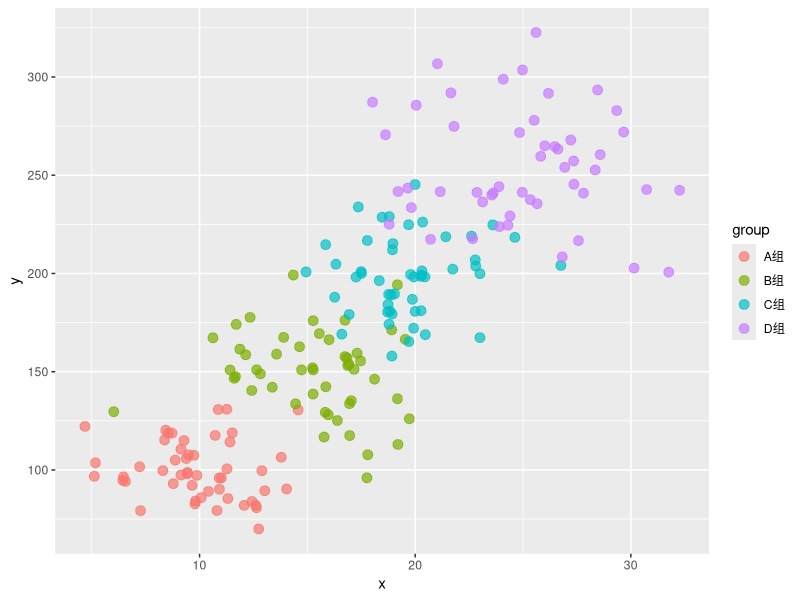
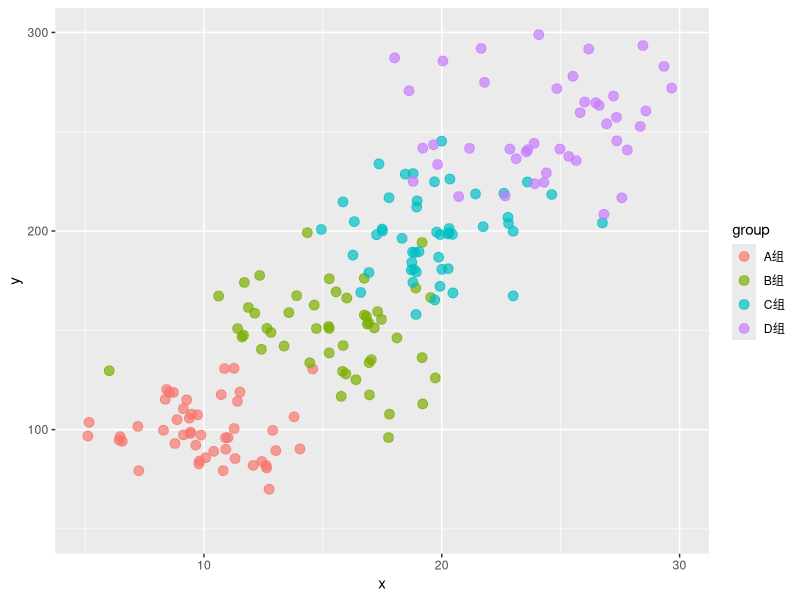
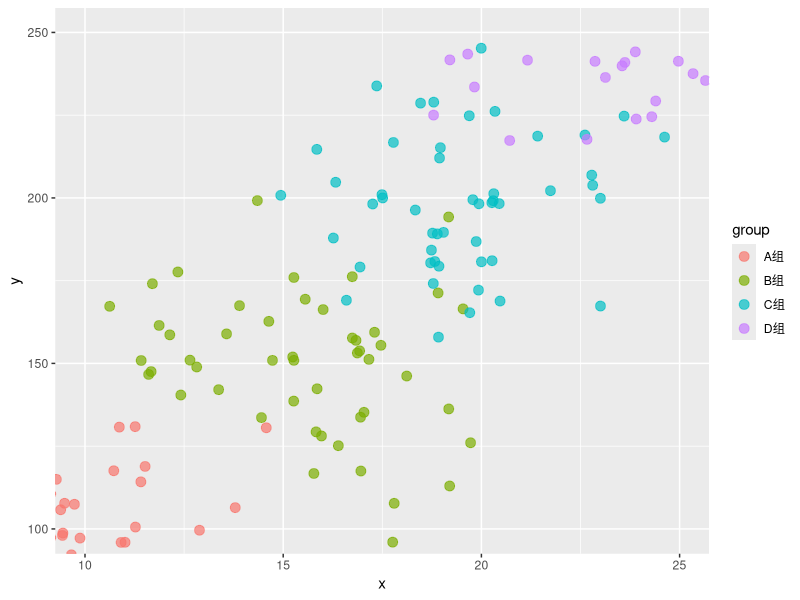
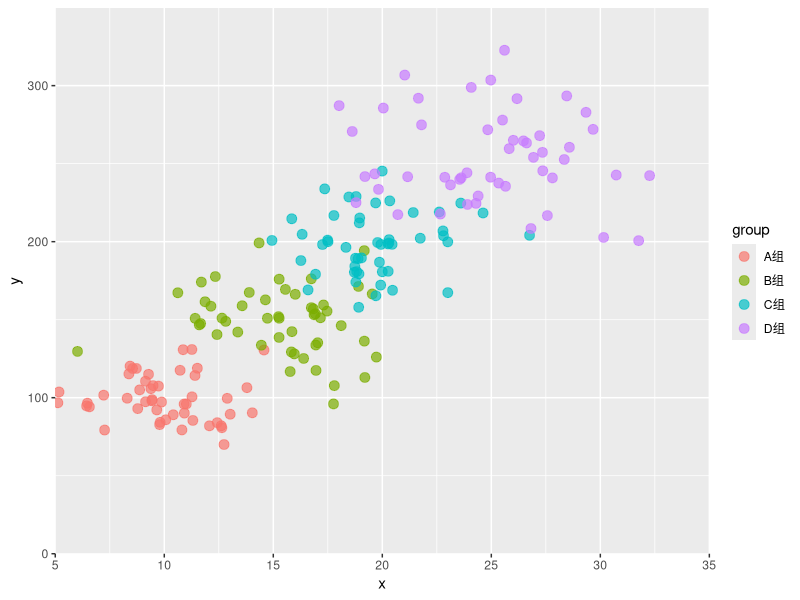
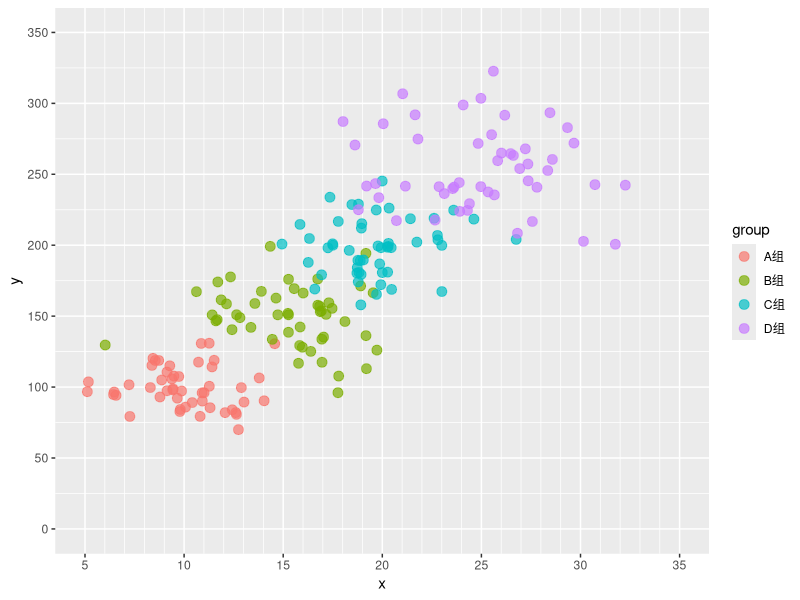
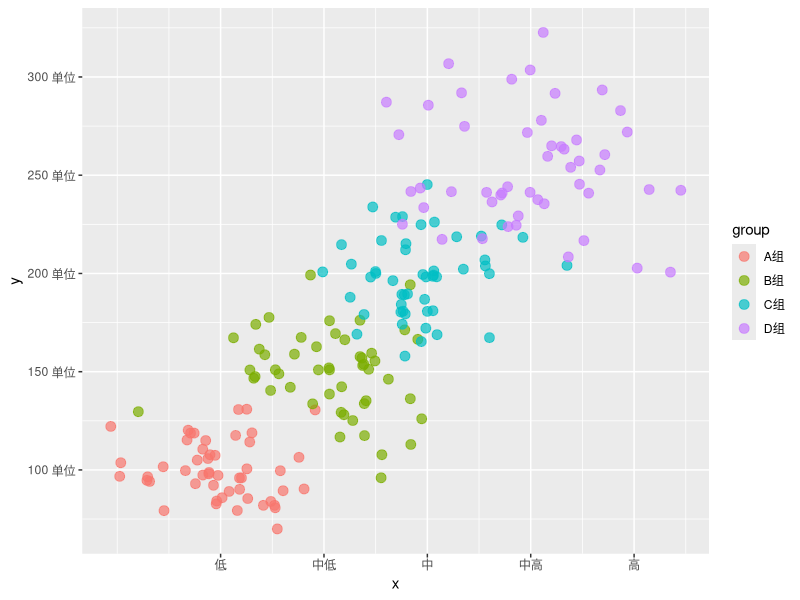
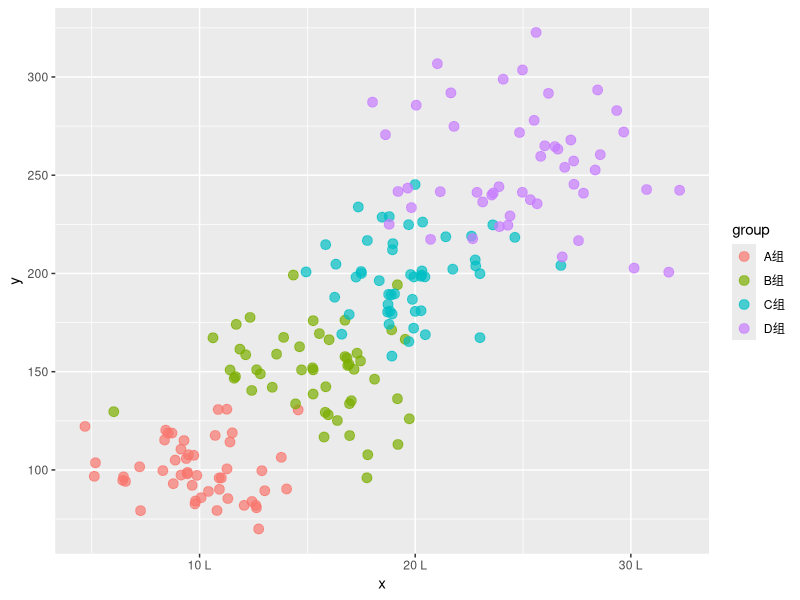
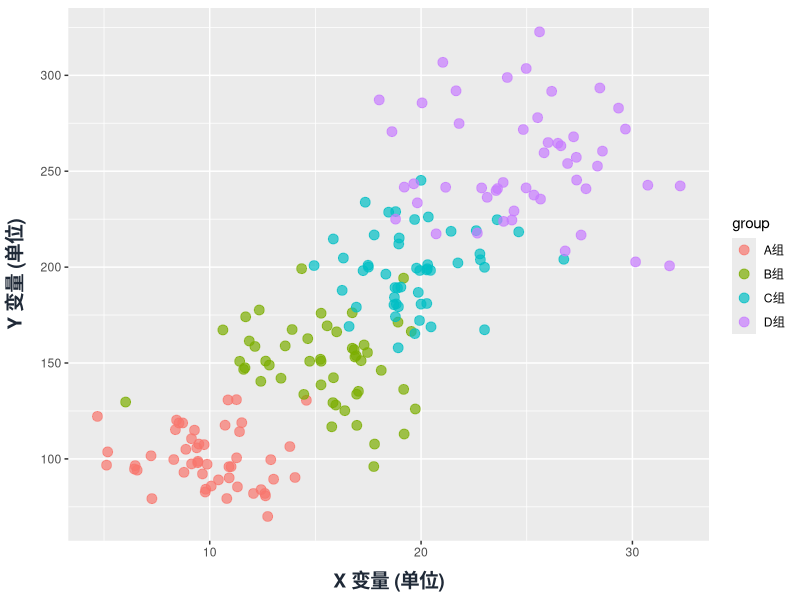

Generate these figures, in order, with R:
## ---- chunk 1
knitr::opts_chunk$set(
    echo = TRUE,
    warning = FALSE,
    message = FALSE,
    fig.width = 9,
    fig.height = 6
)
## ---- chunk 2
library(ggplot2)
library(dplyr)
library(scales)

# 创建示例数据
set.seed(42)
demo_data <- data.frame(
    group = rep(c("A组", "B组", "C组", "D组"), each = 50),
    x = c(rnorm(50, 10, 2), rnorm(50, 15, 3), rnorm(50, 20, 2.5), rnorm(50, 25, 4)),
    y = c(rnorm(50, 100, 15), rnorm(50, 150, 20), rnorm(50, 200, 25), rnorm(50, 250, 30)),
    size = runif(200, 1, 10),
    category = sample(c("类型1", "类型2", "类型3"), 200, replace = TRUE)
)

# 基础图形（后续会不断完善）
p_base <- ggplot(demo_data, aes(x = x, y = y, color = group)) +
    geom_point(size = 3, alpha = 0.7)
p_base
## ---- chunk 3
# 方法1：xlim/ylim（会删除范围外的数据）
p_base +
    xlim(5, 30) +
    ylim(50, 300)
## ---- chunk 4
# 方法2：coord_cartesian（只是"放大"，不删除数据）
# 推荐用于放大局部区域
p_base +
    coord_cartesian(xlim = c(10, 25), ylim = c(100, 250))
## ---- chunk 5
# 方法3：scale_*_continuous 设置（最精细的控制）
p_base +
    scale_x_continuous(limits = c(5, 35), expand = c(0, 0)) +
    scale_y_continuous(limits = c(0, 350), expand = c(0, 0))
## ---- chunk 6
# 设置主刻度和次刻度
p_base +
    scale_x_continuous(
        breaks = seq(5, 35, by = 5), # 主刻度位置
        minor_breaks = seq(5, 35, by = 1), # 次刻度位置
        limits = c(5, 35)
    ) +
    scale_y_continuous(
        breaks = seq(0, 350, by = 50),
        minor_breaks = seq(0, 350, by = 25),
        limits = c(0, 350)
    )
## ---- chunk 7
# 自定义刻度标签
p_base +
    scale_x_continuous(
        breaks = c(10, 15, 20, 25, 30),
        labels = c("低", "中低", "中", "中高", "高") # 自定义标签
    ) +
    scale_y_continuous(
        breaks = seq(100, 300, by = 50),
        labels = function(x) paste0(x, " 单位") # 使用函数
    )
## ---- chunk 8
# 使用 scales 包格式化
p_base +
    scale_x_continuous(labels = scales::label_number(suffix = " L")) +
    scale_y_continuous(labels = scales::label_comma()) # 千分位逗号
## ---- chunk 9
p_base +
    labs(x = "X 变量 (单位)", y = "Y 变量 (单位)") +
    theme(
        # X 轴标签
        axis.title.x = element_text(
            size = 14, # 字号
            face = "bold", # 粗体
            color = "#1f2937", # 颜色
            margin = margin(t = 10) # 上边距
        ),
        # Y 轴标签
        axis.title.y = element_text(
            size = 14,
            face = "bold",
            color = "#1f2937",
            margin = margin(r = 10),
            angle = 90 # 旋转角度（默认90）
        )
    )
## ---- chunk 10
p_base +
    theme(
        # X 轴刻度标签
        axis.text.x = element_text(
            size = 11,
            color = "#374151",
            angle = 45, # 旋转角度
            hjust = 1, # 水平对齐
            vjust = 1 # 垂直对齐
        ),
        # Y 轴刻度标签
        axis.text.y = element_text(
            size = 11,
            color = "#374151"
        )
    )
## ---- chunk 11
p_base +
    theme(
        # 坐标轴线
        axis.line = element_line(color = "#1f2937", linewidth = 0.8),
        # 刻度线
        axis.ticks = element_line(color = "#1f2937", linewidth = 0.5),
        # 刻度线长度
        axis.ticks.length = unit(0.25, "cm"),
        # 去掉面板边框（配合轴线使用）
        panel.border = element_blank()
    )
## ---- chunk 12
# 创建适合对数变换的数据
log_data <- data.frame(
    x = c(1, 10, 100, 1000, 10000),
    y = c(2, 20, 200, 2000, 20000)
)

ggplot(log_data, aes(x, y)) +
    geom_point(size = 4, color = "#4f46e5") +
    geom_line(color = "#4f46e5") +
    scale_x_log10(
        breaks = scales::trans_breaks("log10", function(x) 10^x),
        labels = scales::trans_format("log10", scales::math_format(10^.x))
    ) +
    scale_y_log10(
        breaks = scales::trans_breaks("log10", function(x) 10^x),
        labels = scales::trans_format("log10", scales::math_format(10^.x))
    ) +
    annotation_logticks(sides = "bl") + # 在左下添加对数刻度
    theme_bw()
## ---- chunk 13
# 翻转坐标轴（横向柱状图）
ggplot(demo_data, aes(x = group, y = y)) +
    geom_boxplot(fill = "#4f46e5", alpha = 0.7) +
    coord_flip() +
    theme_minimal()
## ---- chunk 14
# 极坐标（饼图/雷达图基础）
pie_data <- data.frame(
    category = c("A", "B", "C", "D"),
    value = c(25, 35, 20, 20)
)

ggplot(pie_data, aes(x = "", y = value, fill = category)) +
    geom_bar(stat = "identity", width = 1) +
    coord_polar("y") +
    theme_void() +
    scale_fill_brewer(palette = "Set2")
## ---- chunk 15
# 预设位置
p_base + theme(legend.position = "top")
## ---- chunk 16
p_base + theme(legend.position = "bottom")
## ---- chunk 17
p_base + theme(legend.position = "left")
## ---- chunk 18
# 精确位置（坐标 0-1）
p_base +
    theme(
        legend.position = c(0.85, 0.2), # 右下角内部
        legend.background = element_rect(fill = "white", color = "gray80")
    )
## ---- chunk 19
# 隐藏图例
p_base + theme(legend.position = "none")
## ---- chunk 20
p_base +
    labs(color = "实验分组") + # 修改图例标题
    scale_color_discrete(
        labels = c("对照组", "低剂量", "中剂量", "高剂量") # 修改标签
    )
## ---- chunk 21
# 去掉图例标题
p_base +
    theme(legend.title = element_blank())
## ---- chunk 22
p_base +
    labs(color = "分组") +
    theme(
        # 图例标题
        legend.title = element_text(
            size = 12, face = "bold", color = "#1f2937"
        ),
        # 图例标签
        legend.text = element_text(
            size = 10, color = "#374151"
        ),
        # 图例背景
        legend.background = element_rect(
            fill = "#f9fafb",
            color = "#e5e7eb",
            linewidth = 0.5
        ),
        # 图例键（图标）背景
        legend.key = element_rect(fill = "white"),
        # 图例键大小
        legend.key.size = unit(1, "cm"),
        # 图例内边距
        legend.margin = margin(5, 10, 5, 10)
    )
## ---- chunk 23
# 水平排列
p_base +
    theme(legend.position = "bottom") +
    guides(color = guide_legend(nrow = 1)) # 单行
## ---- chunk 24
# 自定义列数
p_base +
    theme(legend.position = "bottom") +
    guides(color = guide_legend(ncol = 2)) # 两列
## ---- chunk 25
# 反转图例顺序
p_base +
    guides(color = guide_legend(reverse = TRUE))
## ---- chunk 26
# 自定义顺序
p_base +
    scale_color_discrete(limits = c("D组", "C组", "B组", "A组"))
## ---- chunk 27
# 创建有多个映射的图
p_multi <- ggplot(demo_data, aes(x = x, y = y, color = group, size = size, shape = category)) +
    geom_point(alpha = 0.7)

# 单独控制每个图例
p_multi +
    guides(
        color = guide_legend(order = 1, title = "分组"),
        size = guide_legend(order = 2, title = "大小"),
        shape = guide_legend(order = 3, title = "类型")
    ) +
    theme(legend.box = "vertical") # 图例垂直排列
## ---- chunk 28
p_base +
    labs(
        title = "这是主标题",
        subtitle = "这是副标题，提供额外说明",
        caption = "数据来源：模拟数据 | 作者：XXX",
        tag = "A", # 图形标签（多图时有用）
        x = "X 变量",
        y = "Y 变量"
    )
## ---- chunk 29
p_base +
    labs(
        title = "发动机性能与油耗关系",
        subtitle = "基于 200 个观测值的分析",
        caption = "数据来源：模拟数据"
    ) +
    theme(
        # 主标题
        plot.title = element_text(
            size = 18,
            face = "bold",
            color = "#1f2937",
            hjust = 0.5, # 居中
            margin = margin(b = 10)
        ),
        # 副标题
        plot.subtitle = element_text(
            size = 12,
            color = "#6b7280",
            hjust = 0.5,
            margin = margin(b = 15)
        ),
        # 脚注
        plot.caption = element_text(
            size = 9,
            color = "#9ca3af",
            hjust = 1, # 右对齐
            face = "italic"
        ),
        # 图形标签
        plot.tag = element_text(
            size = 16,
            face = "bold"
        ),
        plot.tag.position = c(0.02, 0.98) # 标签位置
    )
## ---- chunk 30
p_base +
    # annotate 添加单个注释
    annotate(
        "text",
        x = 25, y = 280,
        label = "高值区域",
        size = 5,
        color = "#ef4444",
        fontface = "bold"
    ) +
    annotate(
        "text",
        x = 10, y = 80,
        label = "低值区域",
        size = 5,
        color = "#10b981",
        fontface = "bold"
    )
## ---- chunk 31
p_base +
    annotate(
        "text",
        x = 20, y = 300,
        label = "y == beta[0] + beta[1]*x + epsilon",
        parse = TRUE, # 解析为表达式
        size = 5
    )
## ---- chunk 32
p_base +
    # 矩形高亮区域
    annotate(
        "rect",
        xmin = 18, xmax = 28,
        ymin = 180, ymax = 320,
        alpha = 0.2,
        fill = "#4f46e5"
    ) +
    # 垂直参考线
    geom_vline(xintercept = 20, linetype = "dashed", color = "#ef4444", linewidth = 1) +
    # 水平参考线
    geom_hline(yintercept = 200, linetype = "dotted", color = "#10b981", linewidth = 1) +
    # 箭头注释
    annotate(
        "segment",
        x = 28, xend = 25,
        y = 100, yend = 180,
        arrow = arrow(length = unit(0.3, "cm")),
        color = "#4f46e5"
    ) +
    annotate("text", x = 28, y = 90, label = "注意这个区域", size = 4)
## ---- chunk 33
# 只标注特定点
highlight_data <- demo_data %>%
    filter(y > 280 | y < 70)

p_base +
    geom_text(
        data = highlight_data,
        aes(label = round(y, 0)),
        vjust = -1,
        size = 3
    )
## ---- chunk 34
# 使用 ggrepel 避免标签重叠
library(ggrepel)

p_base +
    geom_text_repel(
        data = highlight_data,
        aes(label = paste0("y=", round(y, 0))),
        size = 3,
        max.overlaps = 20
    )
## ---- chunk 35
# 使用预设调色板
p_base + scale_color_brewer(palette = "Set1")
## ---- chunk 36
p_base + scale_color_brewer(palette = "Dark2")
## ---- chunk 37
# 手动指定颜色
p_base +
    scale_color_manual(
        values = c(
            "A组" = "#4f46e5",
            "B组" = "#10b981",
            "C组" = "#f59e0b",
            "D组" = "#ef4444"
        )
    )
## ---- chunk 38
ggplot(demo_data, aes(x = x, y = y, color = size)) +
    geom_point(size = 4) +
    scale_color_gradient(low = "#bfdbfe", high = "#1e40af") # 两色渐变
## ---- chunk 39
ggplot(demo_data, aes(x = x, y = y, color = size)) +
    geom_point(size = 4) +
    scale_color_gradient2(low = "#ef4444", mid = "white", high = "#4f46e5", midpoint = 5) # 三色渐变
## ---- chunk 40
ggplot(demo_data, aes(x = x, y = y, color = size)) +
    geom_point(size = 4) +
    scale_color_viridis_c(option = "D") # viridis 色盲友好
## ---- chunk 41
ggplot(demo_data, aes(x = group, y = y, fill = group)) +
    geom_boxplot(alpha = 0.8) +
    scale_fill_manual(
        values = c("#4f46e5", "#10b981", "#f59e0b", "#ef4444")
    ) +
    theme_minimal()
## ---- chunk 42
ggplot(demo_data, aes(x = x, y = y, size = size)) +
    geom_point(color = "#4f46e5", alpha = 0.6) +
    scale_size_continuous(
        range = c(1, 10), # 大小范围
        breaks = c(2, 4, 6, 8),
        name = "数值大小"
    )
## ---- chunk 43
ggplot(demo_data, aes(x = x, y = y, shape = category, color = group)) +
    geom_point(size = 3) +
    scale_shape_manual(
        values = c("类型1" = 16, "类型2" = 17, "类型3" = 15) # 圆、三角、方块
    )
## ---- chunk 44
ggplot(demo_data, aes(x = x, y = y, alpha = size)) +
    geom_point(size = 4, color = "#4f46e5") +
    scale_alpha_continuous(range = c(0.2, 1))
## ---- chunk 45
line_data <- data.frame(
    x = rep(1:10, 3),
    y = c(cumsum(rnorm(10)), cumsum(rnorm(10)) + 10, cumsum(rnorm(10)) + 20),
    type = rep(c("A", "B", "C"), each = 10)
)

ggplot(line_data, aes(x = x, y = y, linetype = type, color = type)) +
    geom_line(linewidth = 1) +
    scale_linetype_manual(values = c("solid", "dashed", "dotted"))
## ---- chunk 46
p_base +
    facet_wrap(~group, ncol = 2) # 指定列数
## ---- chunk 47
p_base +
    facet_wrap(~group, nrow = 1) # 单行排列
## ---- chunk 48
# 自由坐标轴
p_base +
    facet_wrap(~group, scales = "free") # 每个面板独立坐标
## ---- chunk 49
p_base +
    facet_wrap(~group, scales = "free_y") # 只有 Y 轴自由
## ---- chunk 50
ggplot(demo_data, aes(x = x, y = y, color = group)) +
    geom_point() +
    facet_grid(category ~ group) # 行 ~ 列
## ---- chunk 51
# 行方向分面
ggplot(demo_data, aes(x = x, y = y)) +
    geom_point(color = "#4f46e5") +
    facet_grid(group ~ .) # 按行分面
## ---- chunk 52
# 列方向分面
ggplot(demo_data, aes(x = x, y = y)) +
    geom_point(color = "#4f46e5") +
    facet_grid(. ~ group) # 按列分面
## ---- chunk 53
p_base +
    facet_wrap(~group) +
    theme(
        # 分面标签（strip）
        strip.text = element_text(
            size = 12,
            face = "bold",
            color = "white"
        ),
        # 分面标签背景
        strip.background = element_rect(
            fill = "#4f46e5",
            color = "#4f46e5"
        )
    )
## ---- chunk 54
# 使用 labeller 函数
custom_labels <- c(
    "A组" = "对照组 (Control)",
    "B组" = "低剂量 (Low)",
    "C组" = "中剂量 (Medium)",
    "D组" = "高剂量 (High)"
)

p_base +
    facet_wrap(~group, labeller = labeller(group = custom_labels))
## ---- chunk 55
p_base +
    facet_wrap(~group) +
    theme(
        panel.spacing.x = unit(1.5, "cm"), # 水平间距
        panel.spacing.y = unit(1, "cm") # 垂直间距
    )
## ---- chunk 56
p <- ggplot(demo_data, aes(x = x, y = y, color = group)) +
    geom_point()

p + theme_gray() + labs(title = "theme_gray() - 默认")
## ---- chunk 57
p + theme_bw() + labs(title = "theme_bw() - 黑白")
## ---- chunk 58
p + theme_minimal() + labs(title = "theme_minimal() - 极简")
## ---- chunk 59
p + theme_classic() + labs(title = "theme_classic() - 经典")
## ---- chunk 60
p + theme_void() + labs(title = "theme_void() - 空白")
## ---- chunk 61
p_base +
    labs(
        title = "完全自定义主题示例",
        subtitle = "所有元素都可以定制"
    ) +
    theme(
        # ========== 图形整体 ==========
        plot.background = element_rect(fill = "#fafafa", color = NA),
        plot.margin = margin(20, 20, 20, 20),

        # ========== 面板 ==========
        panel.background = element_rect(fill = "white"),
        panel.border = element_rect(color = "#e5e7eb", fill = NA),
        panel.grid.major = element_line(color = "#f3f4f6", linewidth = 0.5),
        panel.grid.minor = element_blank(),

        # ========== 坐标轴 ==========
        axis.title = element_text(size = 12, face = "bold"),
        axis.text = element_text(size = 10, color = "#374151"),
        axis.line = element_blank(),
        axis.ticks = element_line(color = "#e5e7eb"),

        # ========== 图例 ==========
        legend.position = "bottom",
        legend.background = element_rect(fill = "white", color = "#e5e7eb"),
        legend.title = element_text(face = "bold"),
        legend.key = element_rect(fill = "white"),

        # ========== 标题 ==========
        plot.title = element_text(size = 16, face = "bold", hjust = 0.5),
        plot.subtitle = element_text(size = 11, color = "gray50", hjust = 0.5),

        # ========== 分面 ==========
        strip.background = element_rect(fill = "#4f46e5"),
        strip.text = element_text(color = "white", face = "bold")
    )
## ---- chunk 62
# 定义自己的主题函数
theme_my_style <- function(base_size = 12) {
    theme_minimal(base_size = base_size) +
        theme(
            # 标题
            plot.title = element_text(face = "bold", hjust = 0.5),
            plot.subtitle = element_text(color = "gray50", hjust = 0.5),
            # 面板
            panel.grid.minor = element_blank(),
            panel.grid.major = element_line(color = "#f0f0f0"),
            # 坐标轴
            axis.title = element_text(face = "bold"),
            axis.text = element_text(color = "#333333"),
            # 图例
            legend.position = "bottom",
            legend.background = element_rect(fill = "white", color = "gray90"),
            # 分面
            strip.background = element_rect(fill = "#4f46e5"),
            strip.text = element_text(color = "white", face = "bold")
        )
}

# 使用自定义主题
p_base +
    labs(title = "使用自定义主题", subtitle = "可复用于所有图形") +
    theme_my_style()
## ---- chunk 63
# 设置后续所有图形的默认主题
theme_set(theme_minimal())

# 向默认主题添加元素
theme_update(
    plot.title = element_text(face = "bold", hjust = 0.5),
    legend.position = "bottom"
)
## ---- chunk 64
p_base +
    theme(
        axis.title.x = element_blank(), # 隐藏 X 轴标题
        axis.text.x = element_blank(), # 隐藏 X 轴刻度标签
        axis.ticks.x = element_blank(), # 隐藏 X 轴刻度线
        panel.grid.major.x = element_blank() # 隐藏垂直网格线
    )
## ---- chunk 65
# 固定 XY 比例（1:1）
ggplot(demo_data, aes(x, y)) +
    geom_point() +
    coord_fixed(ratio = 1) # X:Y = 1:1
## ---- chunk 66
percent_data <- data.frame(
    group = c("A", "B", "C"),
    pct = c(0.35, 0.45, 0.20)
)

ggplot(percent_data, aes(x = group, y = pct, fill = group)) +
    geom_col() +
    scale_y_continuous(labels = scales::percent_format()) +
    scale_fill_brewer(palette = "Set2") +
    theme_minimal()
## ---- chunk 67
sci_data <- data.frame(
    x = 1:5,
    y = c(1e3, 1e4, 1e5, 1e6, 1e7)
)

ggplot(sci_data, aes(x, y)) +
    geom_point(size = 4) +
    geom_line() +
    scale_y_continuous(labels = scales::scientific_format())
## ---- chunk 68
date_data <- data.frame(
    date = seq(as.Date("2024-01-01"), as.Date("2024-12-31"), by = "month"),
    value = cumsum(rnorm(12, 10, 5))
)

ggplot(date_data, aes(date, value)) +
    geom_line(color = "#4f46e5", linewidth = 1) +
    geom_point(color = "#4f46e5", size = 3) +
    scale_x_date(
        date_breaks = "2 months",
        date_labels = "%Y-%m"
    ) +
    theme_minimal() +
    theme(axis.text.x = element_text(angle = 45, hjust = 1))
